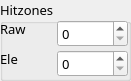
   <widget class="QGroupBox" name="hitzonesGroupBox">
    <property name="geometry">
     <rect>
      <x>540</x>
      <y>160</y>
      <width>131</width>
      <height>81</height>
     </rect>
    </property>
    <property name="font">
     <font>
      <family>Sans</family>
      <pointsize>10</pointsize>
     </font>
    </property>
    <property name="title">
     <string>Hitzones</string>
    </property>
    <widget class="QLabel" name="rawHitzoneTextLabel">
     <property name="geometry">
      <rect>
       <x>0</x>
       <y>20</y>
       <width>67</width>
       <height>17</height>
      </rect>
     </property>
     <property name="font">
      <font>
       <family>Sans</family>
       <pointsize>10</pointsize>
      </font>
     </property>
     <property name="text">
      <string>Raw</string>
     </property>
    </widget>
    <widget class="QLabel" name="eleHitzoneTextLabel">
     <property name="geometry">
      <rect>
       <x>0</x>
       <y>50</y>
       <width>67</width>
       <height>17</height>
      </rect>
     </property>
     <property name="font">
      <font>
       <family>Sans</family>
       <pointsize>10</pointsize>
      </font>
     </property>
     <property name="text">
      <string>Ele</string>
     </property>
    </widget>
    <widget class="QSpinBox" name="rawHitzoneSpinBox">
     <property name="geometry">
      <rect>
       <x>57</x>
       <y>20</y>
       <width>71</width>
       <height>27</height>
      </rect>
     </property>
     <property name="font">
      <font>
       <family>Sans</family>
       <pointsize>10</pointsize>
      </font>
     </property>
    </widget>
    <widget class="QSpinBox" name="eleHitzoneSpinBox">
     <property name="geometry">
      <rect>
       <x>57</x>
       <y>50</y>
       <width>71</width>
       <height>27</height>
      </rect>
     </property>
     <property name="font">
      <font>
       <family>Sans</family>
       <pointsize>10</pointsize>
      </font>
     </property>
    </widget>
   </widget>
